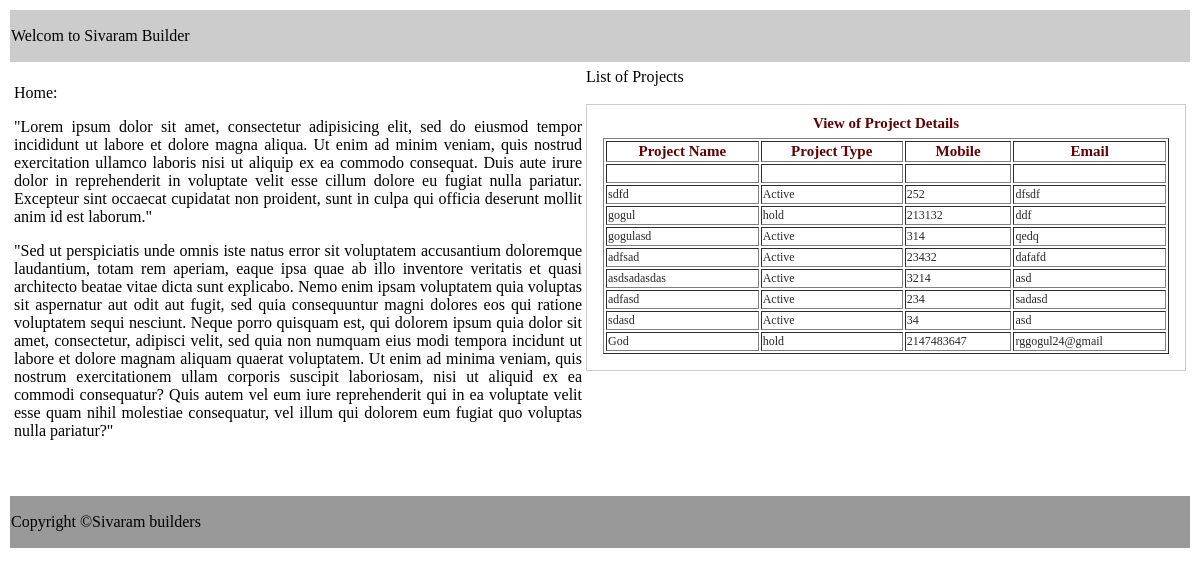
The app's page /data-viewProjects_Frontend/viewFront.php with its own data.
### tables this page shows
CREATE TABLE IF NOT EXISTS `projects` (
  `id` int(11) NOT NULL AUTO_INCREMENT,
  `project_name` varchar(250) NOT NULL,
  `project_type` int(11) NOT NULL,
  `mobile` int(11) NOT NULL,
  `email` varchar(15) NOT NULL,
  `is_deleted` int(11) NOT NULL,
  PRIMARY KEY (`id`)
);

CREATE TABLE IF NOT EXISTS `project_types` (
  `id` int(11) NOT NULL AUTO_INCREMENT,
  `project_type_name` varchar(50) NOT NULL,
  `is_deleted` int(11) NOT NULL,
  PRIMARY KEY (`id`)
);

### queries.class.php (called while the page is built, shortened)
<?php
class queries
{
	public function getProject($project_name = '', $id='')
	{
		$query = "SELECT * FROM projects WHERE id != 0";
		$query .= " AND is_deleted = 0";
		return $this->execute_query($query);
	}
	public function getProjectType($project_type_name = '', $id='')
	{
		$query = "SELECT * FROM project_types WHERE id != 0";
		if($id != "")
		{
			$query .= " AND id = '$id'";
		}
		$query .= " AND is_deleted = 0";
		return $this->execute_query($query);
	}
	public function execute_query($get_query, $query_type = '')
	{
		if(($query_type == "insert") || ($query_type == "update") || ($query_type == "delete"))
		{
			if($sql = mysql_query($get_query))
			{
				return true;
			}
			else
			{
				return false;
			}
		}
		else
		{
			$sql = mysql_query($get_query);
			$num_rows = $this->getRowCount($get_query);
			if($num_rows < 1)
			{
				return false;
			}
			else
			{
				while($res = mysql_fetch_assoc($sql))
				{
					$result[] = $res;
				}
				return $result;
			}
		}
	}
	public function getRowCount($cnt_query)
	{
		$i = 0;
		$sql = mysql_query($cnt_query);
		@$total_rows = mysql_num_rows($sql);
		if($total_rows > 0)
		{
			return $total_rows;
		}
		else
		{
			return $i;
		}
	}
}
?>

### data-viewProjects_Frontend/view.php (the view, shortened to what this page needs)
<?php
include("../queries.class.php");
$obj_user = new queries();
?>
<!DOCTYPE html PUBLIC "-//W3C//DTD XHTML 1.0 Transitional//EN" "http://www.w3.org/TR/xhtml1/DTD/xhtml1-transitional.dtd">
<html xmlns="http://www.w3.org/1999/xhtml">
<head>
<link href="../css/style.css" rel="stylesheet" type="text/css"><br>
</head>
<body>
<table width="600" border="0" cellspacing="0" cellpadding="0" align="center" class="table_border">
  <tr>
    <td class="projects_project_type"><div align="center">View of Project Details</div></td>
  </tr>
  <tr>
    <td>
    <table width="100%" border="0" cellspacing="1" cellpadding="5">
          <tr>
            <td class="body_title12px"><table width="100%" border="1">
              <tr>
                <td class="projects_project_type"><div align="center">Project Name</div></td>
                <td class="projects_project_type"><div align="center">Project Type</div></td>
                <td class="projects_project_type"><div align="center">Mobile </div></td>
                <td class="projects_project_type"><div align="center">Email</div></td>
              </tr>
              <tr>
                <td>&nbsp;</td>
                <td>&nbsp;</td>
                <td>&nbsp;</td>
                <td>&nbsp;</td>
              </tr>
				<?php
				$getProject= $obj_user ->getProject();
                for($i = 0; $i < count($getProject); $i++)
                {
				?>
              <tr>
                <td><?php echo $getProject[$i]['project_name'];?></td>
				<?php
				$getProjectType= $obj_user ->getProjectType('',$getProject[$i]['project_type']);
                for($j = 0; $j < count($getProjectType); $j++)
                {
				?>
                <td>
				 <?php echo $getProjectType[$j]['project_type_name']; ?>                </td>
				<?php
                }
                ?>
                <td><?php echo $getProject[$i]['mobile'];?></td>
                <td><?php echo $getProject[$i]['email'];?></td>
              </tr>
                    <?php
                }
                ?>
            </table></td>
          </tr>
      </table>
       </td>
  </tr>
</table>
</body>
</html>

### css/style.css (style rules this page uses)
body { background-color:#ffffff; padding:0; }
.body_title12px { font-family:"Century Gothic"; font-size:12px; color:#292929; }
.projects_project_type { font-family:"Century Gothic";font-size:15px; font-weight:bold; color:#610102; }
.table_border { padding:10px; border:solid 1px #CCC; }

### records on screen
projects: project_name "sdfd", mobile "252", email "dfsdf"
project_types: project_type_name "Active"
projects: project_name "gogul", mobile "213132", email "ddf"
project_types: project_type_name "hold"
projects: project_name "gogulasd", mobile "314", email "qedq"
projects: project_name "adfsad", mobile "23432", email "dafafd"
projects: project_name "asdsadasdas", mobile "3214", email "asd"
projects: project_name "adfasd", mobile "234", email "sadasd"
projects: project_name "sdasd", mobile "34", email "asd"
projects: project_name "God", mobile "2147483647", email "rggogul24@gmail"
